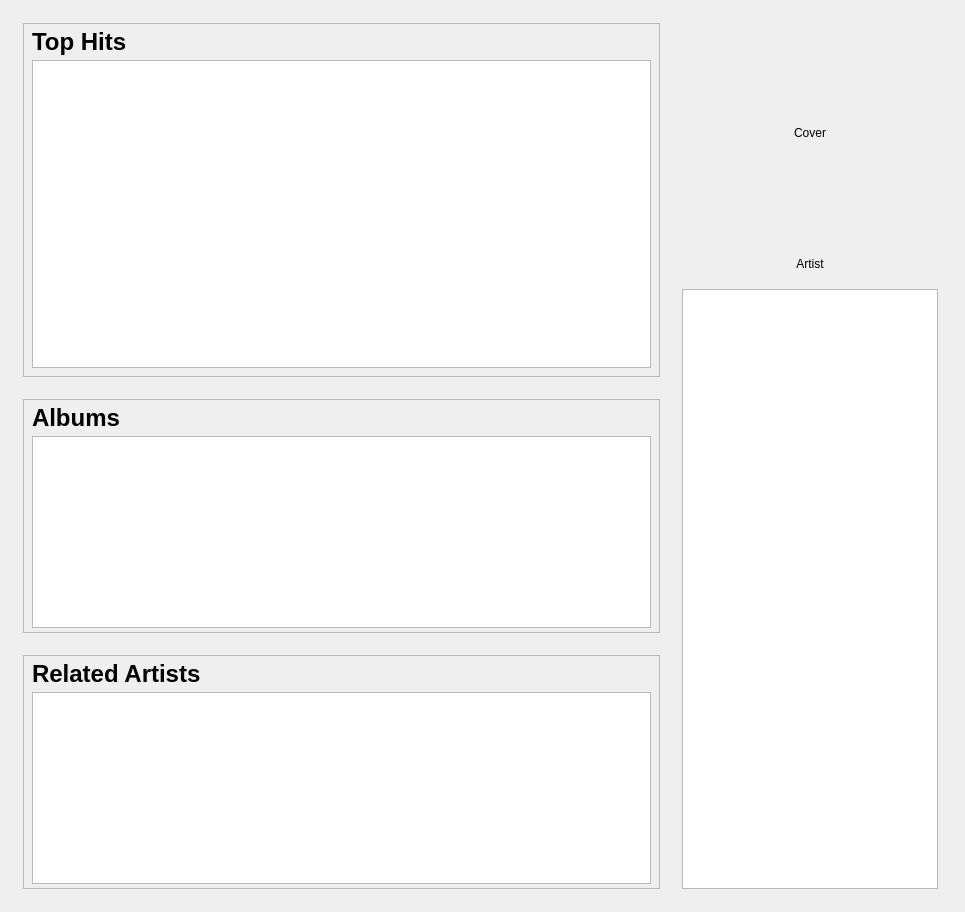
<?xml version="1.0" encoding="UTF-8"?>
<ui version="4.0">
 <class>ArtistInfoWidget</class>
 <widget class="QWidget" name="ArtistInfoWidget">
  <property name="geometry">
   <rect>
    <x>0</x>
    <y>0</y>
    <width>965</width>
    <height>912</height>
   </rect>
  </property>
  <property name="windowTitle">
   <string>Form</string>
  </property>
  <layout class="QVBoxLayout" name="verticalLayout_3">
   <item>
    <layout class="QHBoxLayout" name="horizontalLayout">
     <property name="leftMargin">
      <number>12</number>
     </property>
     <property name="topMargin">
      <number>12</number>
     </property>
     <property name="rightMargin">
      <number>16</number>
     </property>
     <property name="bottomMargin">
      <number>12</number>
     </property>
     <item>
      <layout class="QVBoxLayout" name="verticalLayout">
       <item>
        <widget class="QFrame" name="trackFrame">
         <property name="minimumSize">
          <size>
           <width>0</width>
           <height>0</height>
          </size>
         </property>
         <property name="frameShape">
          <enum>QFrame::StyledPanel</enum>
         </property>
         <property name="frameShadow">
          <enum>QFrame::Raised</enum>
         </property>
         <layout class="QVBoxLayout" name="verticalLayout_6">
          <property name="spacing">
           <number>4</number>
          </property>
          <property name="leftMargin">
           <number>8</number>
          </property>
          <property name="topMargin">
           <number>4</number>
          </property>
          <property name="rightMargin">
           <number>8</number>
          </property>
          <property name="bottomMargin">
           <number>8</number>
          </property>
          <item>
           <widget class="QLabel" name="label">
            <property name="font">
             <font>
              <pointsize>18</pointsize>
              <weight>75</weight>
              <bold>true</bold>
             </font>
            </property>
            <property name="text">
             <string>Top Hits</string>
            </property>
            <property name="margin">
             <number>0</number>
            </property>
           </widget>
          </item>
          <item>
           <widget class="PlaylistView" name="topHits">
            <property name="minimumSize">
             <size>
              <width>0</width>
              <height>300</height>
             </size>
            </property>
            <property name="headerHidden">
             <bool>true</bool>
            </property>
           </widget>
          </item>
         </layout>
        </widget>
       </item>
       <item>
        <spacer name="verticalSpacer">
         <property name="orientation">
          <enum>Qt::Vertical</enum>
         </property>
         <property name="sizeType">
          <enum>QSizePolicy::Fixed</enum>
         </property>
         <property name="sizeHint" stdset="0">
          <size>
           <width>20</width>
           <height>16</height>
          </size>
         </property>
        </spacer>
       </item>
       <item>
        <widget class="QFrame" name="albumFrame">
         <property name="minimumSize">
          <size>
           <width>0</width>
           <height>0</height>
          </size>
         </property>
         <property name="frameShape">
          <enum>QFrame::StyledPanel</enum>
         </property>
         <property name="frameShadow">
          <enum>QFrame::Raised</enum>
         </property>
         <layout class="QVBoxLayout" name="verticalLayout_4">
          <property name="spacing">
           <number>4</number>
          </property>
          <property name="leftMargin">
           <number>8</number>
          </property>
          <property name="topMargin">
           <number>4</number>
          </property>
          <property name="rightMargin">
           <number>8</number>
          </property>
          <property name="bottomMargin">
           <number>4</number>
          </property>
          <item>
           <widget class="QLabel" name="label_3">
            <property name="font">
             <font>
              <family>Arial</family>
              <pointsize>18</pointsize>
              <weight>75</weight>
              <bold>true</bold>
             </font>
            </property>
            <property name="text">
             <string>Albums</string>
            </property>
            <property name="margin">
             <number>0</number>
            </property>
           </widget>
          </item>
          <item>
           <widget class="GridView" name="albums">
            <property name="sizePolicy">
             <sizepolicy hsizetype="Expanding" vsizetype="Fixed">
              <horstretch>0</horstretch>
              <verstretch>0</verstretch>
             </sizepolicy>
            </property>
            <property name="minimumSize">
             <size>
              <width>0</width>
              <height>190</height>
             </size>
            </property>
           </widget>
          </item>
         </layout>
        </widget>
       </item>
       <item>
        <spacer name="verticalSpacer_2">
         <property name="orientation">
          <enum>Qt::Vertical</enum>
         </property>
         <property name="sizeType">
          <enum>QSizePolicy::Fixed</enum>
         </property>
         <property name="sizeHint" stdset="0">
          <size>
           <width>20</width>
           <height>16</height>
          </size>
         </property>
        </spacer>
       </item>
       <item>
        <widget class="QFrame" name="artistFrame">
         <property name="minimumSize">
          <size>
           <width>0</width>
           <height>0</height>
          </size>
         </property>
         <property name="frameShape">
          <enum>QFrame::StyledPanel</enum>
         </property>
         <property name="frameShadow">
          <enum>QFrame::Raised</enum>
         </property>
         <layout class="QVBoxLayout" name="verticalLayout_5">
          <property name="spacing">
           <number>4</number>
          </property>
          <property name="leftMargin">
           <number>8</number>
          </property>
          <property name="topMargin">
           <number>4</number>
          </property>
          <property name="rightMargin">
           <number>8</number>
          </property>
          <property name="bottomMargin">
           <number>4</number>
          </property>
          <item>
           <widget class="QLabel" name="label_2">
            <property name="font">
             <font>
              <family>Arial</family>
              <pointsize>18</pointsize>
              <weight>75</weight>
              <bold>true</bold>
             </font>
            </property>
            <property name="text">
             <string>Related Artists</string>
            </property>
            <property name="margin">
             <number>0</number>
            </property>
           </widget>
          </item>
          <item>
           <widget class="GridView" name="relatedArtists">
            <property name="sizePolicy">
             <sizepolicy hsizetype="Expanding" vsizetype="Fixed">
              <horstretch>0</horstretch>
              <verstretch>0</verstretch>
             </sizepolicy>
            </property>
            <property name="minimumSize">
             <size>
              <width>0</width>
              <height>190</height>
             </size>
            </property>
           </widget>
          </item>
         </layout>
        </widget>
       </item>
      </layout>
     </item>
     <item>
      <layout class="QVBoxLayout" name="verticalLayout_2">
       <property name="leftMargin">
        <number>16</number>
       </property>
       <property name="topMargin">
        <number>0</number>
       </property>
       <property name="rightMargin">
        <number>0</number>
       </property>
       <property name="bottomMargin">
        <number>0</number>
       </property>
       <item>
        <widget class="PlayableCover" name="cover">
         <property name="sizePolicy">
          <sizepolicy hsizetype="Minimum" vsizetype="Fixed">
           <horstretch>0</horstretch>
           <verstretch>0</verstretch>
          </sizepolicy>
         </property>
         <property name="minimumSize">
          <size>
           <width>220</width>
           <height>220</height>
          </size>
         </property>
         <property name="text">
          <string>Cover</string>
         </property>
         <property name="alignment">
          <set>Qt::AlignCenter</set>
         </property>
        </widget>
       </item>
       <item>
        <spacer name="verticalSpacer_4">
         <property name="orientation">
          <enum>Qt::Vertical</enum>
         </property>
         <property name="sizeType">
          <enum>QSizePolicy::Fixed</enum>
         </property>
         <property name="sizeHint" stdset="0">
          <size>
           <width>20</width>
           <height>8</height>
          </size>
         </property>
        </spacer>
       </item>
       <item>
        <widget class="QLabel" name="artistLabel">
         <property name="text">
          <string>Artist</string>
         </property>
         <property name="alignment">
          <set>Qt::AlignCenter</set>
         </property>
        </widget>
       </item>
       <item>
        <spacer name="verticalSpacer_3">
         <property name="orientation">
          <enum>Qt::Vertical</enum>
         </property>
         <property name="sizeType">
          <enum>QSizePolicy::Fixed</enum>
         </property>
         <property name="sizeHint" stdset="0">
          <size>
           <width>20</width>
           <height>12</height>
          </size>
         </property>
        </spacer>
       </item>
       <item>
        <widget class="QTextBrowser" name="biography">
         <property name="sizePolicy">
          <sizepolicy hsizetype="Minimum" vsizetype="MinimumExpanding">
           <horstretch>0</horstretch>
           <verstretch>0</verstretch>
          </sizepolicy>
         </property>
         <property name="minimumSize">
          <size>
           <width>0</width>
           <height>240</height>
          </size>
         </property>
         <property name="horizontalScrollBarPolicy">
          <enum>Qt::ScrollBarAlwaysOff</enum>
         </property>
        </widget>
       </item>
      </layout>
     </item>
    </layout>
   </item>
  </layout>
 </widget>
 <customwidgets>
  <customwidget>
   <class>GridView</class>
   <extends>QListView</extends>
   <header location="global">playlist/GridView.h</header>
  </customwidget>
  <customwidget>
   <class>PlaylistView</class>
   <extends>QTreeView</extends>
   <header>playlist/PlaylistView.h</header>
  </customwidget>
  <customwidget>
   <class>PlayableCover</class>
   <extends>QLabel</extends>
   <header>widgets/PlayableCover.h</header>
  </customwidget>
 </customwidgets>
 <resources/>
 <connections/>
</ui>
